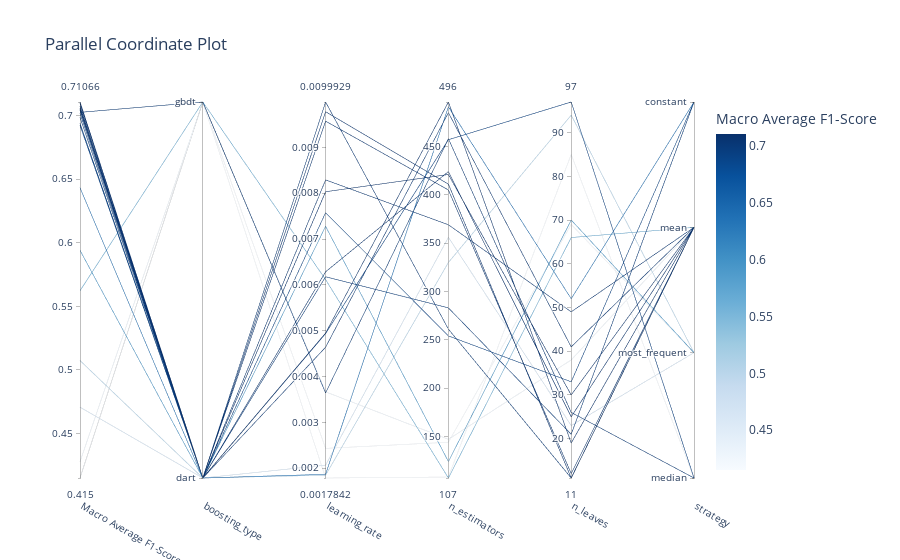

Notebook code cell kept with this figure:
### Code cell
# Gráfico de coordenadas paralelas
plot_parallel_coordinate(studyLGMB, target_name="Macro Average F1-Score")

### Figure 1 — Plotly figure (JSON) as saved in the notebook; plotly's stock layout.template omitted (floating-point values rounded to 4 significant figures)
{"data": [{"dimensions": [{"label": "Macro Average F1-Score", "range": [0.415, 0.7107], "values": [0.6939, 0.415, 0.4707, 0.5622, 0.594, 0.7095, 0.415, 0.6432, 0.4277, 0.5074, 0.7056, 0.7074, 0.7018, 0.7107, 0.6923, 0.7042, 0.7074, 0.7048, 0.7025, 0.6986]}, {"label": "boosting_type", "range": [0, 1], "ticktext": ["dart", "gbdt"], "tickvals": [0, 1], "values": [0, 1, 0, 1, 0, 0, 1, 0, 1, 0, 0, 0, 0, 0, 0, 0, 0, 0, 1, 0]}, {"label": "learning_rate", "range": [0.001784, 0.009993], "values": [0.004938, 0.001784, 0.002064, 0.006116, 0.007279, 0.004947, 0.002431, 0.001865, 0.003665, 0.001845, 0.009575, 0.009781, 0.009993, 0.008034, 0.007576, 0.004639, 0.006286, 0.008292, 0.003641, 0.006177]}, {"label": "n_estimators", "range": [107, 496], "values": [457, 108, 356, 107, 124, 496, 144, 491, 147, 330, 405, 411, 261, 421, 254, 485, 424, 369, 458, 283]}, {"label": "n_leaves", "range": [11, 97], "values": [97, 85, 23, 66, 70, 19, 69, 52, 38, 94, 12, 11, 11, 30, 33, 41, 25, 49, 26, 21]}, {"label": "strategy", "range": [0, 3], "ticktext": ["median", "most_frequent", "mean", "constant"], "tickvals": [0, 1, 2, 3], "values": [0, 0, 1, 2, 1, 2, 1, 3, 2, 1, 2, 2, 2, 2, 3, 2, 2, 2, 0, 3]}], "labelangle": 30, "labelside": "bottom", "line": {"color": [0.6939, 0.415, 0.4707, 0.5622, 0.594, 0.7095, 0.415, 0.6432, 0.4277, 0.5074, 0.7056, 0.7074, 0.7018, 0.7107, 0.6923, 0.7042, 0.7074, 0.7048, 0.7025, 0.6986], "colorbar": {"title": {"text": "Macro Average F1-Score"}}, "colorscale": [[0, "rgb(247,251,255)"], [0.125, "rgb(222,235,247)"], [0.25, "rgb(198,219,239)"], [0.375, "rgb(158,202,225)"], [0.5, "rgb(107,174,214)"], [0.625, "rgb(66,146,198)"], [0.75, "rgb(33,113,181)"], [0.875, "rgb(8,81,156)"], [1, "rgb(8,48,107)"]], "reversescale": false, "showscale": true}, "type": "parcoords"}], "layout": {"title": {"text": "Parallel Coordinate Plot"}}}
